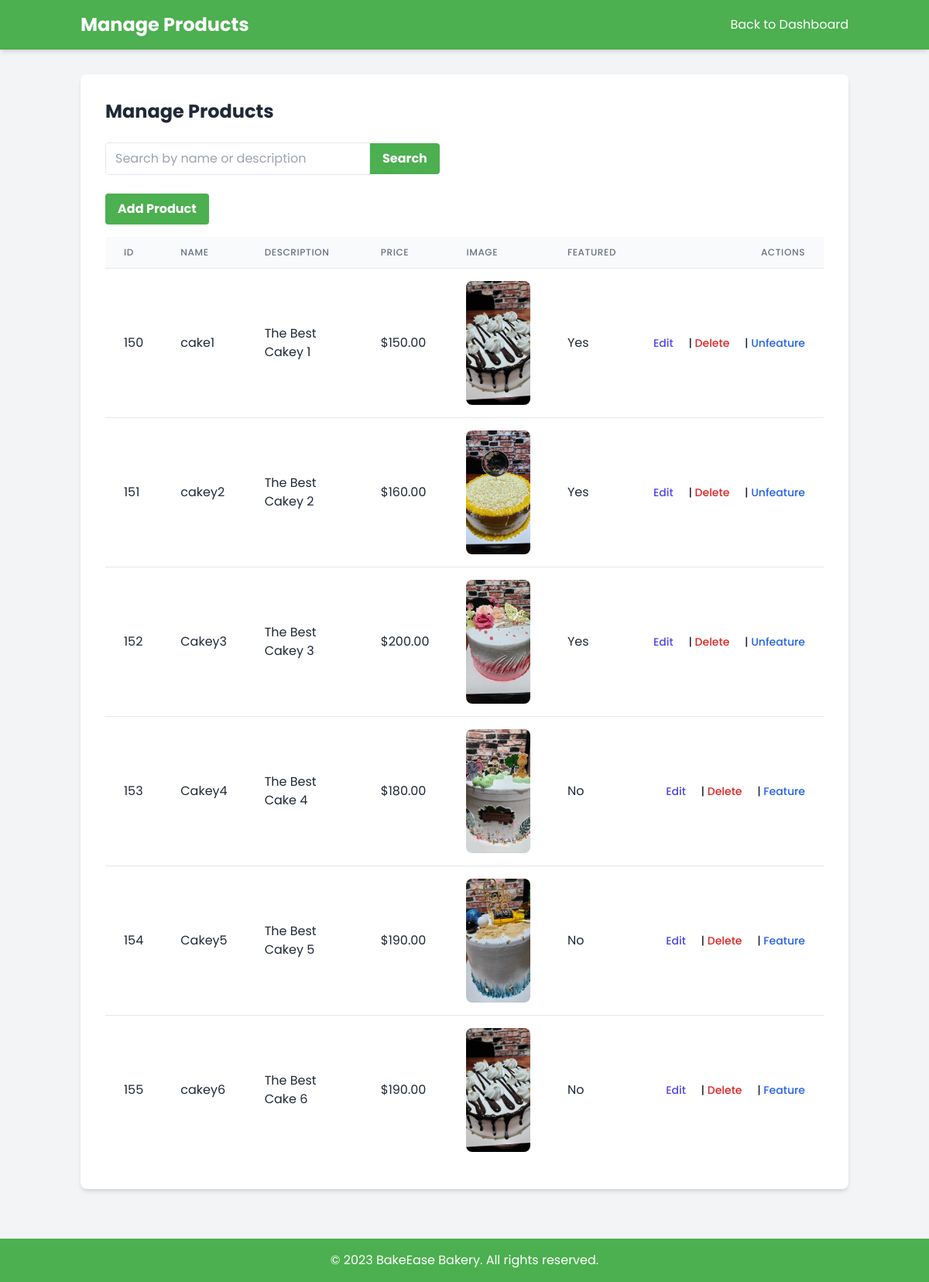
The page /views/admin/manage_products.php (signed in) on the database its author committed.
### tables this page shows
CREATE TABLE `products` (
  `id` int(11) NOT NULL,
  `name` varchar(255) NOT NULL,
  `description` text NOT NULL,
  `price` decimal(10,2) NOT NULL,
  `image` varchar(255) NOT NULL,
  `category_id` int(11) DEFAULT NULL,
  `featured` tinyint(1) DEFAULT 0,
  `quantity` int(11) DEFAULT 0
);

### Classes/Database.php (called while the page is built, shortened)
<?php
class Database {
    private $servername = "localhost";
    private $username = "root";
    private $password = "";
    private $dbname = "bakery_oop";
    public function __construct() {
        $this->conn = new mysqli($this->servername, $this->username, $this->password, $this->dbname);
    }
}
?>

### Classes/Product.php (called while the page is built, shortened)
<?php
require_once "Database.php";
class Product extends Database {
    public function getProducts() {
        $sql = "SELECT * FROM products";
        $result = $this->conn->query($sql);
        return ($result->num_rows > 0) ? $result->fetch_all(MYSQLI_ASSOC) : [];
    }
}
?>

### views/admin/manage_products.php (the view, shortened to what this page needs)
<?php
include '../../classes/Database.php';
include '../../classes/Product.php';
$product = new Product();
$searchQuery = isset($_GET['search']) ? $_GET['search'] : "";
$products = $product->getProducts();
$imageBaseUrl = 'http://localhost/bakery_oop/assets/images/';
?>
<!DOCTYPE html>
<html lang="en">
<head>
    <script src="https://cdn.tailwindcss.com"></script>
</head>
<body class="bg-gray-100 text-gray-800 font-sans">
    <header class="bg-primary text-white shadow-md py-4">
        <div class="container mx-auto px-4 flex justify-between items-center">
            <h1 class="text-2xl font-bold">Manage Products</h1>
            <a href="admin_dashboard.php" class="text-white hover:text-accent">Back to Dashboard</a>
        </div>
    </header>
    <main class="container mx-auto px-4 py-8">
        <section class="manage-products bg-white p-8 rounded-lg shadow-md">
            <h2 class="text-2xl font-bold mb-6">Manage Products</h2>
            <form method="get" action="" class="mb-6 flex items-center">
                <input type="text" name="search" placeholder="Search by name or description"
                       value="<?php echo $searchQuery; ?>"
                       class="border rounded-l px-3 py-2 focus:outline-none focus:ring-2 focus:ring-primary w-full md:w-auto"
                >
                <button type="submit" class="bg-primary text-white font-bold py-2 px-4 rounded-r hover:bg-green-600 transition-colors">
                    Search
                </button>
            </form>
            <a href="add_product.php" class="bg-primary text-white font-bold py-2 px-4 rounded hover:bg-green-600 transition-colors mb-4 inline-block">Add Product</a>
            <?php if ($products): ?>
                <div class="overflow-x-auto">
                    <table class="min-w-full divide-y divide-gray-200 table-auto">
                        <thead>
                            <tr>
                                <th class="px-6 py-3 bg-gray-50 text-left text-xs font-medium text-gray-500 uppercase tracking-wider">ID</th>
                                <th class="px-6 py-3 bg-gray-50 text-left text-xs font-medium text-gray-500 uppercase tracking-wider">Name</th>
                                <th class="px-6 py-3 bg-gray-50 text-left text-xs font-medium text-gray-500 uppercase tracking-wider">Description</th>
                                <th class="px-6 py-3 bg-gray-50 text-left text-xs font-medium text-gray-500 uppercase tracking-wider">Price</th>
                                <th class="px-6 py-3 bg-gray-50 text-left text-xs font-medium text-gray-500 uppercase tracking-wider">Image</th>
                                <th class="px-6 py-3 bg-gray-50 text-left text-xs font-medium text-gray-500 uppercase tracking-wider">Featured</th>
                                <th class="px-6 py-3 bg-gray-50 text-right text-xs font-medium text-gray-500 uppercase tracking-wider">Actions</th>
                            </tr>
                        </thead>
                        <tbody class="bg-white divide-y divide-gray-200">
    <?php foreach ($products as $product): ?>
        <tr id="product-row-<?= $product['id'] ?>">
            <td class="px-6 py-4 whitespace-nowrap"><?= $product['id'] ?></td>
            <td class="px-6 py-4 whitespace-nowrap"><?= htmlspecialchars($product['name']) ?></td>
            <td class="px-6 py-4 whitespace-normal max-w-xs overflow-hidden">
                <div class="max-h-24 overflow-auto">
                    <?= htmlspecialchars($product['description']) ?>
                </div>
            </td>
            <td class="px-6 py-4 whitespace-nowrap">$<?= $product['price'] ?></td>
            <td class="px-6 py-4 whitespace-nowrap">
                <?php if (!empty($product['image'])): ?>
                    <img src="<?= $imageBaseUrl . urlencode(basename($product['image'])) ?>" alt="<?= htmlspecialchars($product['name']) ?>" class="h-40 w-40 object-cover rounded-lg">
                <?php else: ?>
                    No Image
                <?php endif; ?>
            </td>
            <td class="px-6 py-4 whitespace-nowrap featured-cell-<?= $product['id'] ?>"><?= $product['featured'] ? 'Yes' : 'No' ?></td>
            <td class="px-6 py-4 whitespace-nowrap text-right text-sm font-medium">
                <a href="edit_product.php?id=<?= $product['id'] ?>" class="text-indigo-600 hover:text-indigo-900 mr-4">Edit</a> |
                <button onclick="deleteProduct(<?= $product['id'] ?>)" class="text-red-600 hover:text-red-900 mr-4">Delete</button> |
                <button id="toggle-feature-button-<?= $product['id'] ?>" onclick="toggleFeatured(<?= $product['id'] ?>)" class="text-blue-600 hover:text-blue-900">
                    <?= $product['featured'] ? 'Unfeature' : 'Feature' ?>
                </button>
            </td>
        </tr>
    <?php endforeach; ?>
</tbody>
                    </table>
                </div>
            <?php else: ?>
                <p class="text-gray-600 mt-4">No products found.</p>
            <?php endif; ?>
        </section>
    </main>
    <footer class="bg-primary text-white py-4 mt-8">
        <div class="container mx-auto px-4 text-center">
            <p>© 2023 BakeEase Bakery. All rights reserved.</p>
        </div>
    </footer>
</body>
</html>

### rows shown on the page
products: id "150", name "cake1", description "The Best Cakey 1", price "150.00", image (picture), featured "Yes"
products: id "151", name "cakey2", description "The Best Cakey 2", price "160.00", image (picture), featured "Yes"
products: id "152", name "Cakey3", description "The Best Cakey 3", price "200.00", image (picture), featured "Yes"
products: id "153", name "Cakey4", description "The Best Cake 4", price "180.00", image (picture), featured "No"
products: id "154", name "Cakey5", description "The Best Cakey 5", price "190.00", image (picture), featured "No"
products: id "155", name "cakey6", description "The Best Cake 6", price "190.00", image+name (picture), featured "No"
